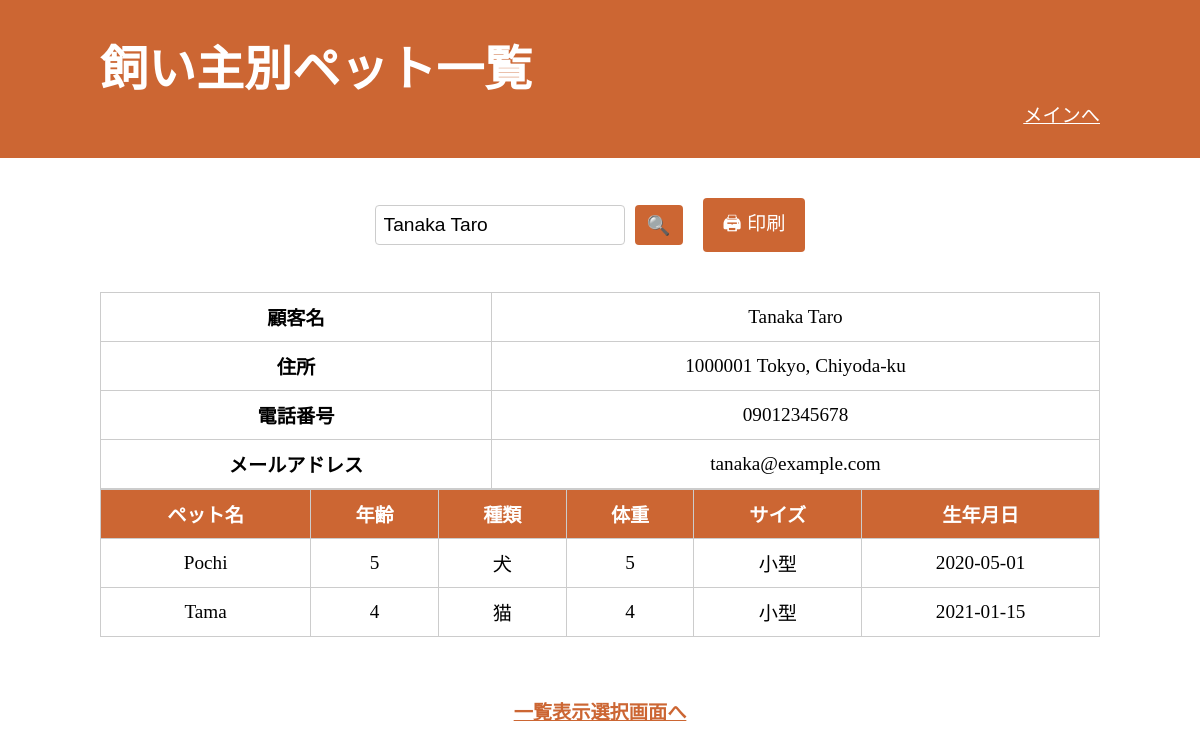
Page /customer_pet_list.php?keyword=Tanaka Taro on the committed database.
### tables this page shows
CREATE TABLE customers (
    customer_id INT AUTO_INCREMENT PRIMARY KEY,
    customer_name VARCHAR(100) NOT NULL,
    customer_mail VARCHAR(100) UNIQUE,
    customer_number VARCHAR(15) UNIQUE,
    customer_zipcode INT(7) NOT NULL,
    address VARCHAR(255) NOT NULL
);

CREATE TABLE pets (
    pet_id INT AUTO_INCREMENT PRIMARY KEY,
    customer_id INT NOT NULL,
    pet_name VARCHAR(50) NOT NULL,
    pet_weight INT NOT NULL,
    pet_type VARCHAR(50) NOT NULL,
    pet_size VARCHAR(50) NOT NULL,
    pet_DOB DATE NOT NULL,
    FOREIGN KEY (customer_id) REFERENCES customers(customer_id) ON DELETE CASCADE
);

### includes/functions.php (called while the page is built, shortened)
<?php
function xss($data) {
    return htmlspecialchars(trim($data), ENT_QUOTES, 'UTF-8');
}
?>

### public/customer_pet_list.php (the view, shortened to what this page needs)
<?php
require_once '../config/config.php';
require_once __DIR__ . '/../includes/functions.php';
$keyword = trim($_GET['keyword'] ?? '');
?>
<!DOCTYPE html>
<html lang='ja'>
<head>
    <link rel="stylesheet" href=" assets/css/style.css">
</head>
<body>
    <div>
        <header>
            <h1>飼い主別ペット一覧</h1>
            <nav>
                <ul>
                    <li><a href="main.php">メインへ</a></li>
                </ul>
            </nav>
        </header>
        <main id="print-area">
        <div style="display: flex; flex-direction:row; justify-content: center; align-items: center;">
            <form method="get" action="" class="history_search_wrap">
                <input type="text" name="keyword" placeholder="顧客名を入力" value="<?= xss($keyword) ?>"
                    class="history_search_input">
                <input type="submit" value="🔍"
                    class="history_search_btn">
            </form>
            <div style="display: flex; justify-content: flex-end;">
                <button onclick="window.print()" class="history_delete_btn">🖨 印刷</button>
            </div>
        </div>
            <?php
            if ($keyword !== '') {
                try {
                    $stmt = $pdo->prepare("SELECT * FROM customers WHERE customer_name LIKE :kw");
                    $stmt->execute([':kw' => '%' . $keyword . '%']);
                    $customers = $stmt->fetchAll();
                    if (empty($customers)) {
                        echo "<p style='text-align: center;'>該当する顧客は見つかりませんでした。</p>";
                    } else {
                        foreach ($customers as $customer):
            ?>
                            <table class="history_table" style="margin-top: 20px;">
                                <tr>
                                    <th>顧客名</th>
                                    <td><?= xss($customer['customer_name']) ?></td>
                                </tr>
                                <tr>
                                    <th>住所</th>
                                    <td><?= xss($customer['customer_zipcode'] . ' ' . $customer['address']) ?></td>
                                </tr>
                                <tr>
                                    <th>電話番号</th>
                                    <td><?= xss($customer['customer_number']) ?></td>
                                </tr>
                                <tr>
                                    <th>メールアドレス</th>
                                    <td><?= xss($customer['customer_mail']) ?></td>
                                </tr>
                            </table>
                            <?php
                            $stmt2 = $pdo->prepare("SELECT * FROM pets WHERE customer_id = :id");
                            $stmt2->execute([':id' => $customer['customer_id']]);
                            $pets = $stmt2->fetchAll();
                            if (empty($pets)) {
                                echo "<p style='text-align: center;'>ペット情報は登録されていません。</p>";
                            } else {
                            ?>
                                <table class="history_table">
                                    <thead class="table_header">
                                        <tr>
                                            <th>ペット名</th>
                                            <th>年齢</th>
                                            <th>種類</th>
                                            <th>体重</th>
                                            <th>サイズ</th>
                                            <th>生年月日</th>
                                        </tr>
                                    </thead>
                                    <tbody>
                                        <?php foreach ($pets as $pet): ?>
                                            <tr>
                                                <td><?= xss($pet['pet_name']) ?></td>
                                                <td class="h2">
                                                    <?php
                                                    $dob = new DateTime($pet['pet_DOB']);
                                                    $today = new DateTime();
                                                    $age = $today->diff($dob)->y;
                                                    echo $age;
                                                    ?>
                                                </td>
                                                <td><?= xss($pet['pet_type']) ?></td>
                                                <td><?= xss($pet['pet_weight']) ?></td>
                                                <td><?= xss($pet['pet_size']) ?></td>
                                                <td><?= xss($pet['pet_DOB']) ?></td>
                                            </tr>
                                        <?php endforeach; ?>
                                    </tbody>
                                </table>
                            <?php } ?>
            <?php
                        endforeach;
                    }
                } catch (PDOException $e) {
                    echo "<p class='error_message'>エラー: " . xss($e->getMessage()) . "</p>";
                }
            } else {
                echo "<p style='text-align: center;'>顧客名を入力してください。</p>";
            }
            ?>
        </main>
        <div class="link">
            <a href="list_select.php">一覧表示選択画面へ</a>
        </div>
</body>
</html>

### public/assets/css/style.css (style rules this page uses)
* { margin: 0; padding: 0; list-style: none; font-size: 100%; border: none; }
*, *::before, *::after { box-sizing: border-box; }
html { font-size: 1.2rem; }
header { width: 100%; height: 30%; padding: 30px 100px; background-color: #CC6633; }
header h1 { font-size: 2.5rem; color: #FFFFFF; }
header nav { text-align: right; }
header li a { color: #FFFFFF; }
main { height: 60%; padding-top: 20px; padding-bottom: 40px; }
input, select { border: 1px solid; }
button { border: 1px solid; }
table, th, td { border: 1px solid; margin: 0 auto; }
.link { text-align: center; margin-top: 20px; }
.link a { color: #CC6633; font-weight: bold; padding: 10px 20px; }
.history_search_wrap { display: flex; justify-content: center; gap: 10px; }
.history_search_input { padding: 8px; width: 250px; border: 1px solid #ccc; border-radius: 4px; }
.history_search_btn { padding: 8px 12px; background-color: #CC6633; color: white; border: none; border-radius: 4px; cursor: pointer; }
.history_delete_btn { display: flex; margin: 20px; padding: 10px 20px; background-color: #CC6633; color: white; border: none; border-radius: 4px; cursor: pointer; }
.history_table { width: 100%; max-width: 1000px; border-collapse: collapse; margin: 0 auto; background-color: white; table-layout: auto; }
.history_table th, .history_table td { padding: 10px; border: 1px solid #ccc; text-align: center; white-space: nowrap; }
.table_header { background-color: #CC6633; color: white; }

### rows in the picture
customers: customer_name "Tanaka Taro", customer_zipcode+address "1000001 Tokyo, Chiyoda-ku", customer_number "09012345678", customer_mail "tanaka@example.com"
pets: pet_name "Pochi", pet_type "犬", pet_weight "5", pet_size "小型", pet_DOB "2020-05-01"
pets: pet_name "Tama", pet_type "猫", pet_weight "4", pet_size "小型", pet_DOB "2021-01-15"
